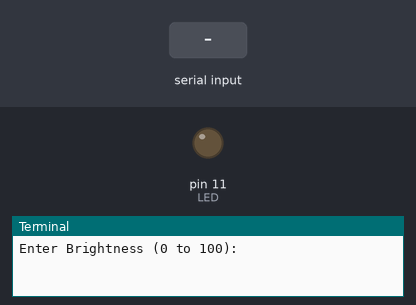
Recording of a program running on a simulated Raspberry Pi (header pin numbers). On the bench: output pins drawn as LEDs (lit = HIGH), the last lines printed to the terminal. The inputs (shaded band) are chosen by the test bench.

Above: at 1.2 s.
1.3 s: "5" typed at the terminal, then Enter
At 2.5 s:
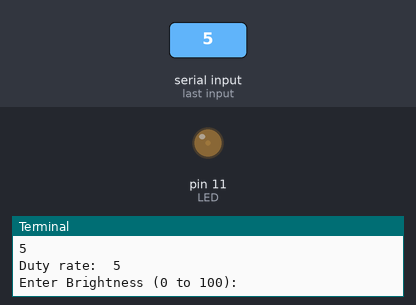
2.8 s: "90" typed at the terminal, then Enter
At 3.8 s:
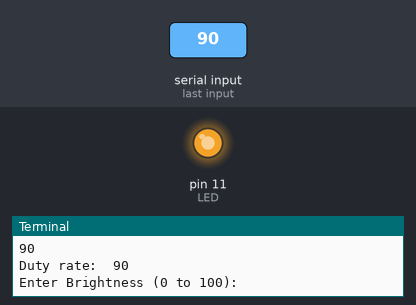
Timing chart, 0 to 5.8 s (numbered marks = the images above; inputs shaded):
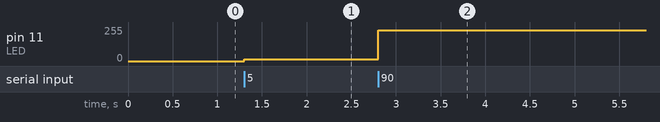

The program:

pwd_led.py
```python
import RPi.GPIO as GPIO # Import Raspberry Pi GPIO library
# 사용할 핀번호 대입. 핀은 사용자에 맞게 조절
LED= 11
GPIO.setwarnings(False) # Ignore warning for now
GPIO.setmode(GPIO.BOARD) # Use physical pin numbering
GPIO.setup(LED, GPIO.OUT)
PWM_LED= GPIO.PWM(LED, 50) # Hz
PWM_LED.start(0) # 초기 duty rate 값 0-100
try:
    while True:
        Duty_led= input('Enter Brightness (0 to 100):')
        duty= int(Duty_led)
        print('Duty rate: ',duty)
        # ChangeDutyCycle(rate) 함수는 duty cycle 변경 rate= 0-100
        PWM_LED.ChangeDutyCycle(duty)
finally:
    PWM_LED.stop()
    print('Cleaning up!')
    GPIO.cleanup()
```

Measured:
- after the input at 1.3 s, pin 11 (LED): 0/255 → 13/255 at once
- after the input at 2.8 s, pin 11 (LED): 13/255 → 230/255 at once
